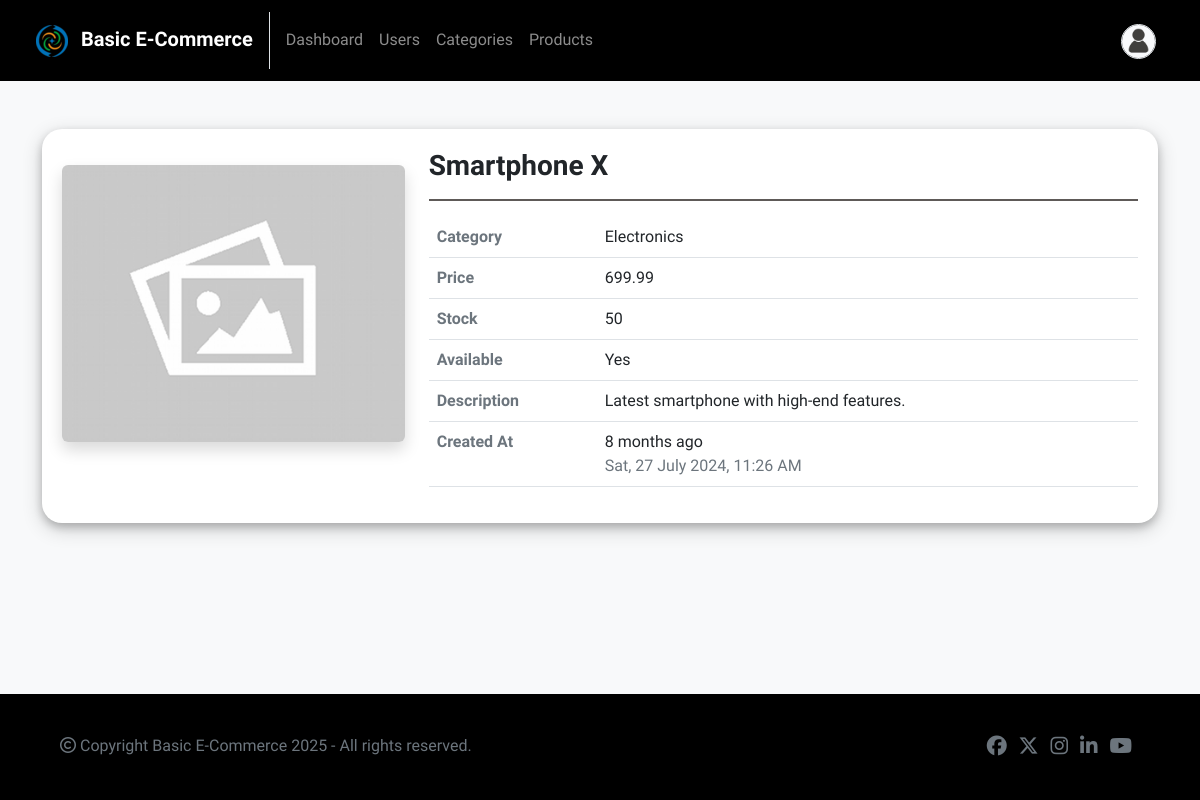
/admin/product-view.php?id=1 (signed in), run on the app's committed database.
### tables this page shows
CREATE TABLE `products` (
  `id` INT AUTO_INCREMENT PRIMARY KEY,
  `category_id` INT DEFAULT NULL,
  `name` VARCHAR(255) NOT NULL,
  `description` TEXT NOT NULL,
  `price` DECIMAL(10,2) NOT NULL,
  `stock` INT NOT NULL DEFAULT 0,
  `is_available` CHAR(1) NOT NULL DEFAULT '1',
  `image` VARCHAR(255) DEFAULT NULL,
  `created_at` DATETIME NOT NULL DEFAULT current_timestamp(),
  FOREIGN KEY (`category_id`) REFERENCES `categories`(`id`) ON DELETE SET NULL
);

CREATE TABLE `categories` (
  `id` INT AUTO_INCREMENT PRIMARY KEY,
  `name` varchar(255) NOT NULL,
  `description` text NOT NULL,
  `image` varchar(255) DEFAULT NULL,
  `created_at` datetime NOT NULL DEFAULT current_timestamp()
);

### includes/helpers.php (called while the page is built, shortened)
<?php
function timestampToCustomHumanReadable($timestamp) {
    $currentTimestamp = time();
    $timeDifference = abs($currentTimestamp - $timestamp);
    $secondsPerMinute = 60;
    $secondsPerHour = $secondsPerMinute * 60;
    $secondsPerDay = $secondsPerHour * 24;
    $secondsPerWeek = $secondsPerDay * 7;
    $secondsPerMonth = $secondsPerDay * 30;
    $secondsPerYear = $secondsPerDay * 365;
    if ($timeDifference >= $secondsPerYear) {
        $years = floor($timeDifference / $secondsPerYear);
        return $years . " year" . ($years > 1 ? "s" : "") . " ago";
    } elseif ($timeDifference >= $secondsPerMonth) {
        $months = floor($timeDifference / $secondsPerMonth);
        return $months . " month" . ($months > 1 ? "s" : "") . " ago";
    } elseif ($timeDifference >= $secondsPerWeek) {
        $weeks = floor($timeDifference / $secondsPerWeek);
        return $weeks . " week" . ($weeks > 1 ? "s" : "") . " ago";
    } elseif ($timeDifference >= $secondsPerDay) {
        $days = floor($timeDifference / $secondsPerDay);
        return $days . " day" . ($days > 1 ? "s" : "") . " ago";
    } elseif ($timeDifference >= $secondsPerHour) {
        $hours = floor($timeDifference / $secondsPerHour);
        return $hours . " hour" . ($hours > 1 ? "s" : "") . " ago";
    } else {
        $minutes = floor($timeDifference / $secondsPerMinute);
        return $minutes . " minute" . ($minutes > 1 ? "s" : "") . " ago";
    }
}
?>

### admin/product-view.php (the view, shortened to what this page needs)
<?php
include("../includes/db-connection.php");
include("../includes/helpers.php");
if (isset($_GET['id']) && filter_var($_GET['id'], FILTER_VALIDATE_INT))
{
    $productId = (int) $_GET['id'];
    $sql = "SELECT p.*, c.name AS category FROM products p
            INNER JOIN categories c ON c.id = p.category_id
            WHERE p.id = ?";
    $stmt = $conn->prepare($sql);
    $stmt->bind_param("i", $productId);
    $stmt->execute();
    $result = $stmt->get_result();
    $product = $result->fetch_assoc();
}
else
{
    $_SESSION["error"] = "Invalid product ID!";
    header("location: products.php"); exit();
}
?>
<!DOCTYPE html>
<html lang="en">
<head>
    <?php include("../includes/head-contents.php"); ?>
</head>
<body>
    <?php include("navbar.php"); ?>
    <div class="container my-5">
        <div class="row justify-content-center">
            <div class="col-12">
                <div class="box">
                    <div class="row">
                        <div class="col-md-4 text-center">
                            <img src="<?php echo !empty($product['image']) ? '../uploads/' . $product['image'] : '../images/placeholder.png'; ?>" class="img img-fluid rounded shadow my-3">
                        </div>
                        <div class="col-md-8">
                            <h3 class="fw-bold"><?php echo $product['name'] ?></h3>
                            <hr>
                            <table class="table">
                                <tr>
                                    <td class="fw-bold text-secondary">Category</td>
                                    <td><?php echo $product['category'] ?></td>
                                </tr>
                                <tr>
                                    <td class="fw-bold text-secondary">Price</td>
                                    <td><?php echo $product['price'] ?></td>
                                </tr>
                                <tr>
                                    <td class="fw-bold text-secondary">Stock</td>
                                    <td><?php echo $product['stock'] ?></td>
                                </tr>
                                <tr>
                                    <td class="fw-bold text-secondary">Available</td>
                                    <td><?php echo ($product['is_available'] == 1) ? "Yes" : "No" ?></td>
                                </tr>
                                <tr>
                                    <td class="fw-bold text-secondary">Description</td>
                                    <td><?php echo $product['description'] ?></td>
                                </tr>
                                <tr>
                                    <td class="fw-bold text-secondary">Created At</td>
                                    <td>
                                        <div><?php echo timestampToCustomHumanReadable(strtotime($product['created_at'])) ?></div>
                                        <div class="text-secondary"><?php echo date("D, d F Y, h:i A", strtotime($product['created_at'])); ?></div>
                                    </td>
                                </tr>
                            </table>
                        </div>
                    </div>
                </div>
            </div>
        </div>
    </div>
    <?php include("../includes/footer.php"); ?>
</body>
</html>

### css/styles.css (style rules this page uses)
:root { --mainColor: #292321; --bodyBackgroundColor: #f8f9fa; --buttonHoverColor: #0a0a0a; --formControlFocusBorderColor: rgba(33, 37, 41, 0.3); --formControlFocusShadowColor: rgba(33, 37, 41, 0.6); --navbarBackgroundColor: #000000; --footerBackgroundColor: #000000; }
* { font-family: 'Cabin', Helvetica, sans-serif; }
body { min-height: 100vh; position: relative; margin: 0; padding-bottom: 100px; box-sizing: border-box; background-color: var(--bodyBackgroundColor); }
.box { box-shadow: 0 4px 8px 0 rgba(0, 0, 0, 0.2), 0 6px 20px 0 rgba(0, 0, 0, 0.19); padding: 20px; border-radius: 20px; background-color: #ffffff; }
hr { border: 1.5px solid var(--mainColor); opacity: 75%; }

### data on the page
products: name "Smartphone X", category.name "Electronics", price "699.99", stock "50", description "Latest smartphone with high-end features.", created_at "8 months ago", created_at "Sat, 27 July 2024, 11:26 AM"

### other printed values
WEBSITE_NAME "Basic E-Commerce"
